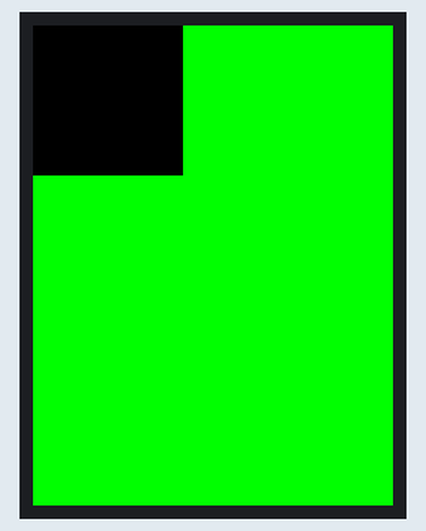
Simulated run of this sketch. Board: Arduino Uno, built with avr-gcc and run on an emulated ATmega328P. Shown: 240×320 colour display. What the sketch prints to the serial monitor is not drawn.

Above: at 0.5 s.

The sketch:

black_square.ino
```cpp
#include <SD.h>
#include "Adafruit_GFX.h"
#include <MCUFRIEND_kbv.h>

MCUFRIEND_kbv tft;

void setup() {
  Serial.begin(250000);
  const int ID = 0x9486;
  tft.begin(ID);
  tft.fillScreen(TFT_GREEN);
  Serial.println("Arduino ready to receive image data...");

  for(int i = 0; i < 100; i++)
    for(int j = 0; j < 100; j++){
      tft.drawPixel(i,j,0);
    }
}

void loop() {
}
```
